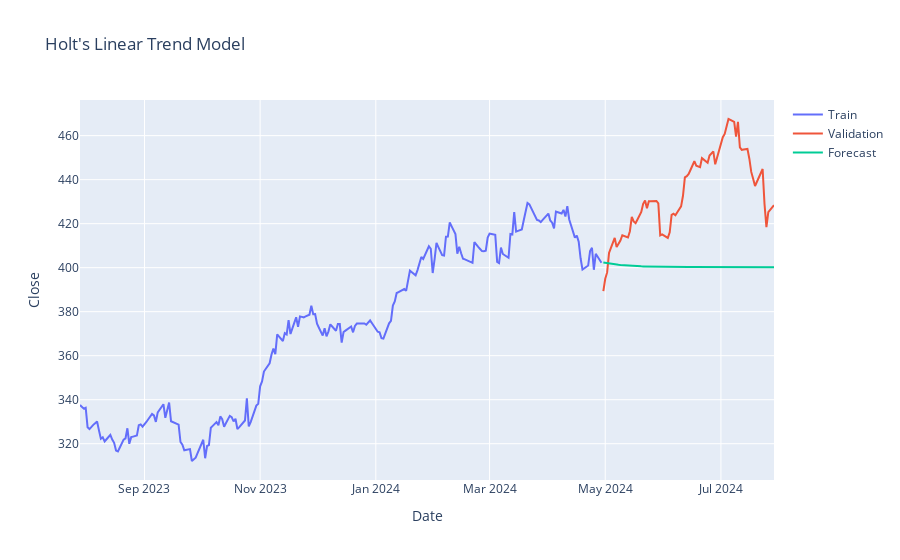

Notebook cell for this chart:
### Code cell
plt_forecast(forecast_2,'Holt\'s Linear Trend Model')
